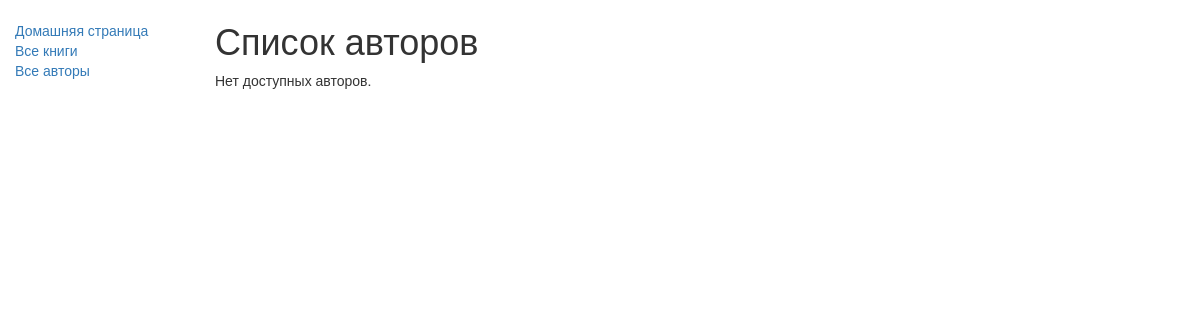
Page /catalog/authors/ on the earlier database version.
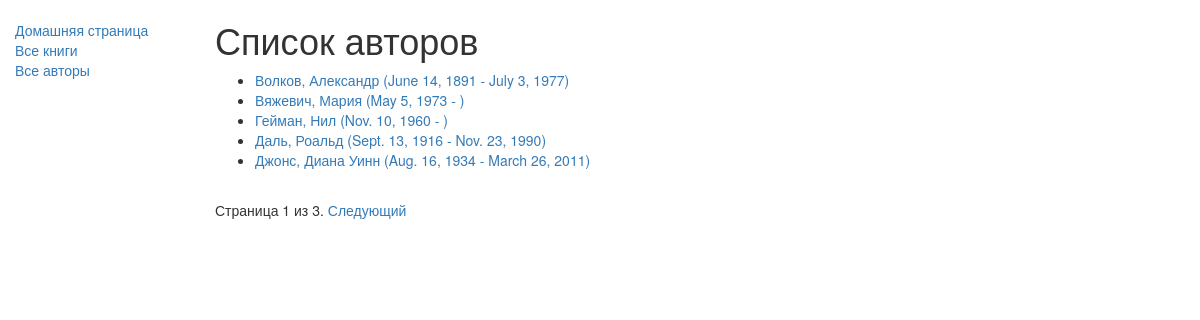
Same page on the later database version.
### catalog/models.py (models this page shows)
class Author(models.Model):
    first_name = models.CharField(max_length=100)
    last_name = models.CharField(max_length=100)
    date_of_birth = models.DateField(null=True, blank=True)
    date_of_death = models.DateField('Died', null=True, blank=True)
    class Meta:
        ordering = ['last_name']
    def get_absolute_url(self):
        return reverse('author-detail', args=[str(self.id)])
    def __str__(self):
        return '%s, %s' % (self.last_name, self.first_name)

### catalog/views.py (the view)
class AuthorListView(generic.ListView):
    model = Author
    paginate_by = 5

### catalog/templates/catalog/author_list.html
{% extends "base_generic.html" %}
{% block content %}
<h1>Список авторов</h1>
{% if author_list %}
  <ul>
  {% for author in author_list %}
    <li>
      <a href="{{ author.get_absolute_url }}">
      {{ author }} ({{author.date_of_birth}} - {% if author.date_of_death %}{{author.date_of_death}}{% endif %})
      </a>
    </li>
  {% endfor %}
 </ul>
{% else %}
  <p>Нет доступных авторов.</p>
{% endif %}
{% endblock %}

### catalog/templates/base_generic.html (shortened to what this page needs)
<!DOCTYPE html>
<html lang='en'>
    <head>
        <link
            rel = "stylesheet"
            href="https://maxcdn.bootstrapcdn.com/bootstrap/3.3.7/css/bootstrap.min.css" />
        {% load static %}
        <link rel="stylesheet" href="{% static 'css/styles.css' %}">
    </head>
    <body>
        <div class="container-fluid">
            <div class="row">
                <div class="col-sm-2">
                    {% block sidebar %}
                        <ul class="sidebar-nav">
                            <li><a href="{% url 'index' %}">Домашняя страница</a></li>
                            <li><a href="{% url 'books' %}">Все книги</a></li>
                            <li><a href="{% url 'authors' %}">Все авторы</a></li>
                        </ul>
                    {% endblock %}
                </div>
                <div class="col-sm-10 ">{% block content %}{% endblock %}
                    {% block pagination %}
                        {% if is_paginated %}
                            <div class="pagination">
                                <span class="page-links">
                                    <span class="page-current">
                                        Страница {{ page_obj.number }} из {{ page_obj.paginator.num_pages }}.
                                    </span>
                                    {% if page_obj.has_next %}
                                        <a href="{{ request.path }}?page={{ page_obj.next_page_number }}">Следующий</a>
                                    {% endif %}
                                </span>
                            </div>
                        {% endif %}
                    {% endblock %}
                </div>
            </div>
        </div>
    </body>
</html>

### catalog/static/css/styles.css (style rules this page uses)
.sidebar-nav { margin-top: 20px; padding: 0; list-style: none; }

Differences in the rows shown:
added Author: last_name+first_name "Волков, Александр", date_of_birth "June 14, 1891", date_of_death "July 3, 1977"
added Author: last_name+first_name "Вяжевич, Мария", date_of_birth "May 5, 1973"
added Author: last_name+first_name "Гейман, Нил", date_of_birth "Nov. 10, 1960"
added Author: last_name+first_name "Даль, Роальд", date_of_birth "Sept. 13, 1916", date_of_death "Nov. 23, 1990"
added Author: last_name+first_name "Джонс, Диана Уинн", date_of_birth "Aug. 16, 1934", date_of_death "March 26, 2011"
Other differences:
{{ page_obj.number }}: (not shown) → "1"
{{ page_obj.paginator.num_pages }}: (not shown) → "3"
text no longer shown: "Нет доступных авторов."
text now shown: "Страница из . Следующий"
